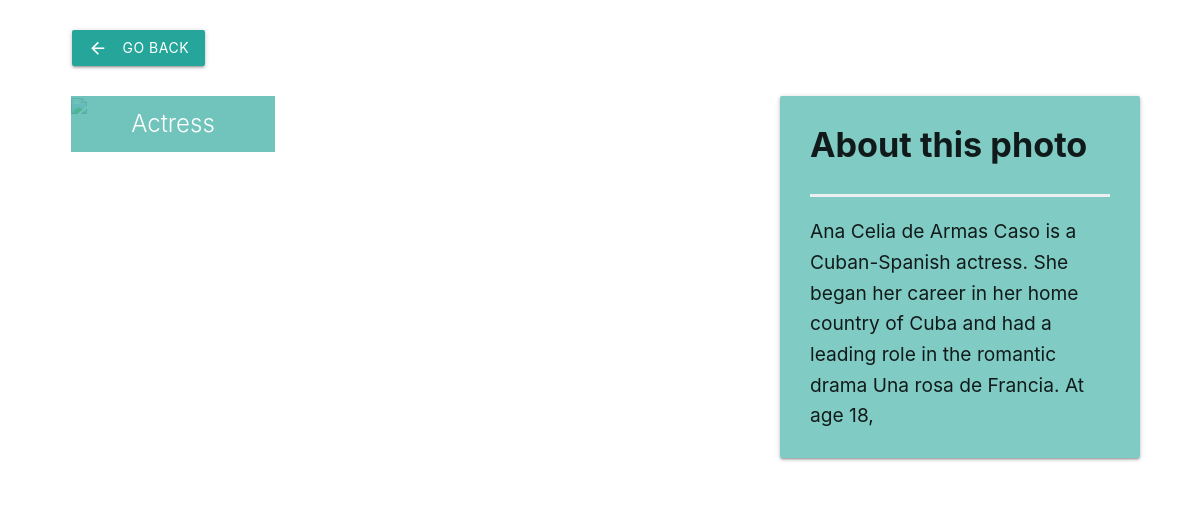
Page /photo/12/ on the committed database.
### album/models.py (models this page shows, shortened)
class Photo(models.Model):
    class Meta:
        verbose_name = 'Photo'
        verbose_name_plural = 'Photos'
    category = models.ForeignKey(
        Category, on_delete=models.SET_NULL, null=True, blank=True)
    image = models.ImageField(null=False, blank=False)
    description = models.TextField()

class Category(models.Model):
    class Meta:
        verbose_name = 'Category'
        verbose_name_plural = 'Categories'
    name = models.CharField(max_length=100, null=False, blank=False)

### album/views.py (the view)
# urls.py: path('photo/<str:pk>/', views.viewPhoto, name='photo'),
def viewPhoto(request, pk):
    photo = Photo.objects.get(id=pk)
    return render(request, 'album/photo.html', {'photo': photo})

### templates/album/photo.html (shortened to what this page needs)
{% extends 'base.html' %} {% block page_title %} {% endblock page_title %} {% block page_data %}
<div class="container" style="width: 88% !important;margin-top:2rem">
<div class="row">
<a class="waves-effect waves-light btn" href="{% url 'gallery' %}"><i class="material-icons left">arrow_back</i>Go back</a>
</div>
</div>
<div class="container" style="width: 90% !important; margin-top: 2rem">
  <div class="row">
    <div class="col s12 m8">
      <div  style="position: relative">
        <span
          class="card-title teal lighten-2"
          style="
            padding: 9px 60px;
            opacity: 0.8;
            position: absolute;
            top: 0;
            left: 0;
            color: #fff;
            max-width: 100%;
            font-size: 24px;
            font-weight: 300;
          "
        >
          {{photo.category.name}}</span
        >
      </div>
    </div>
    <div
      class="col s12 m4 card-panel teal lighten-3"
      style="margin-top:0;!important;padding:0.5rem 2rem !important"
    >
      <h4 style="border-bottom:0.2rem solid #ECF0F1; padding-bottom:2rem;font-weight: 700;">About this photo</h4>
      <p style="font-size: 1.2em">{{photo.description}}</p>
    </div>
  </div>
</div>
{% endblock page_data %}

### rows in the picture
Photo: category.name "Actress", description "Ana Celia de Armas Caso is a Cuban-Spanish actress. She began her career in her home country of Cuba and had a leading role in the romantic drama Una rosa de Francia. At age 18,"
